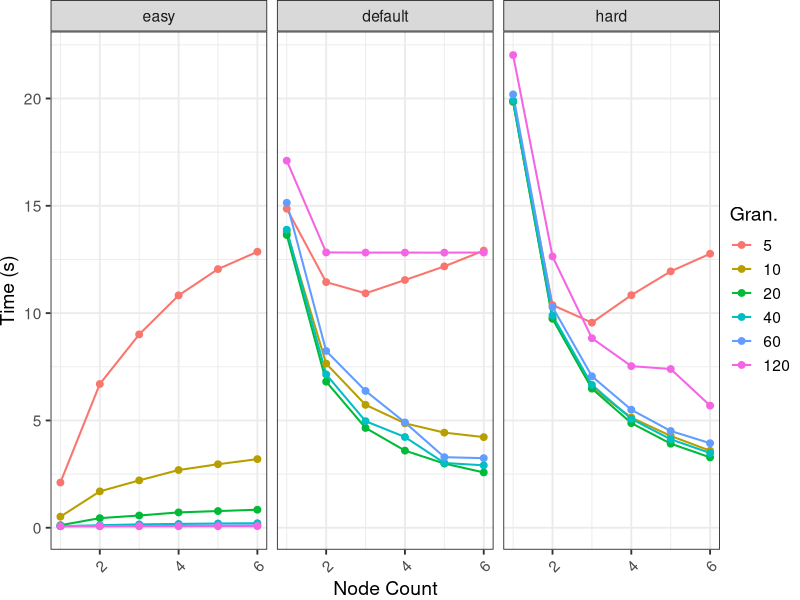
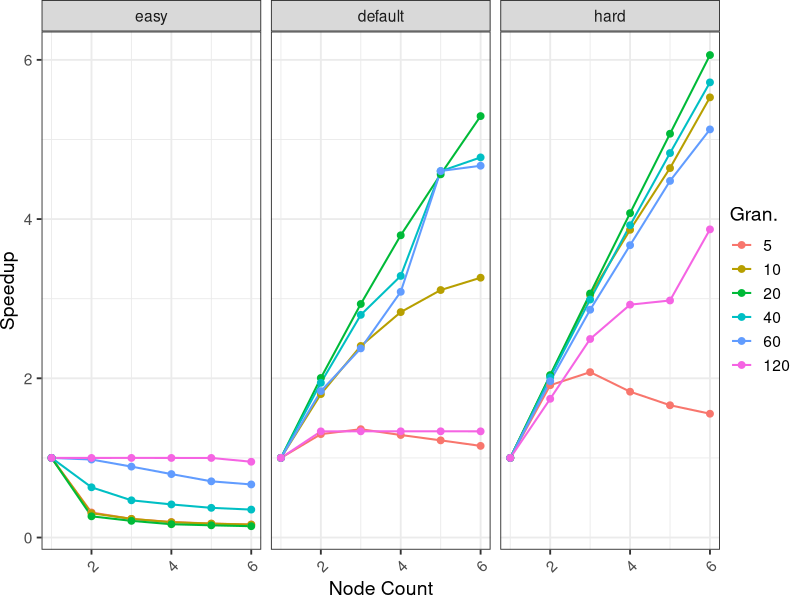
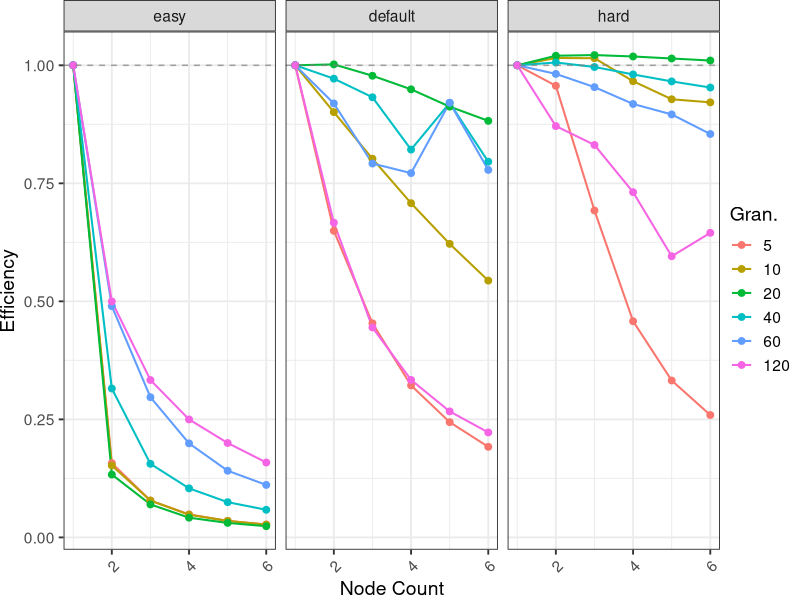

Write the R code that produced these figures, in order.
#!/usr/bin/Rscript
options(crayon.enabled=FALSE)
suppressMessages(library(tidyverse))
suppressMessages(library(lubridate))
suppressMessages(library(readxl))

meu_estilo <- function() {
  list(
    theme_bw(base_size = 14),
    theme(
      legend.title = element_blank(),
      plot.margin = unit(c(0, 0, 0, 0), "cm"),
      legend.spacing = unit(1, "mm"),
      legend.position = "right",
      legend.justification = "left",
      legend.box.spacing = unit(0, "pt"),
      legend.box.margin = margin(0, 0, 0, 0),
      axis.text.x = element_text(angle=45, vjust=1, hjust=1)    
    ))
}

df <- read_csv("experiment_results.csv", progress=FALSE, show_col_types=FALSE) |>
  rename(case = difficulty) |>
  mutate(case = factor(case, levels = c("easy", "default", "hard"))) # explicitly order easy-default-hard

# Baseline at 1 node for each case/granularity
baselines <- df |>
  filter(num_nodes == 1) |>
  group_by(case, granularity) |>
  summarise(baseline_time = mean(client_dequeue_all), .groups = "drop")

# Get time average grouped by case, granularity and nodes
agg_df <- df |>
  group_by(case, granularity, num_nodes) |>
  summarise(
    time_mean = mean(client_dequeue_all),
    .groups = "drop"
  ) |>
  # Compute speedup/efficiency compared to baseline time
  left_join(baselines, by = c("case", "granularity")) |>
  mutate(
    speedup_mean = baseline_time / time_mean,
    eff_mean = speedup_mean / num_nodes
  )

create_plot <- function(data, metric, y_label) {
  mean_column <- paste0(metric, "_mean")
  ggplot(data, aes(x = num_nodes, y = .data[[mean_column]], 
                   color = factor(granularity), group = granularity)) +
    geom_line(linewidth = 0.7) +
    geom_point(size = 2) +
    facet_wrap(~ case) +
    labs(x = "Node Count", y = y_label, color = "Gran.") +
    meu_estilo() +
    theme(legend.title = element_text())
}

time_plot <- create_plot(agg_df, "time", "Time (s)")
speedup_plot <- create_plot(agg_df, "speedup", "Speedup")
efficiency_plot <- create_plot(agg_df, "eff", "Efficiency") +
  geom_hline(yintercept = 1.0, linetype = "dashed", color = "gray50", alpha = 0.7)

ggsave("client_time.png", plot = time_plot, dpi = 300, width = 6.5, height = 2.5)
ggsave("client_speedup.png", plot = speedup_plot, dpi = 300, width = 6.5, height = 2.5)
ggsave("client_efficiency.png", plot = efficiency_plot, dpi = 300, width = 6.5, height = 2.5)